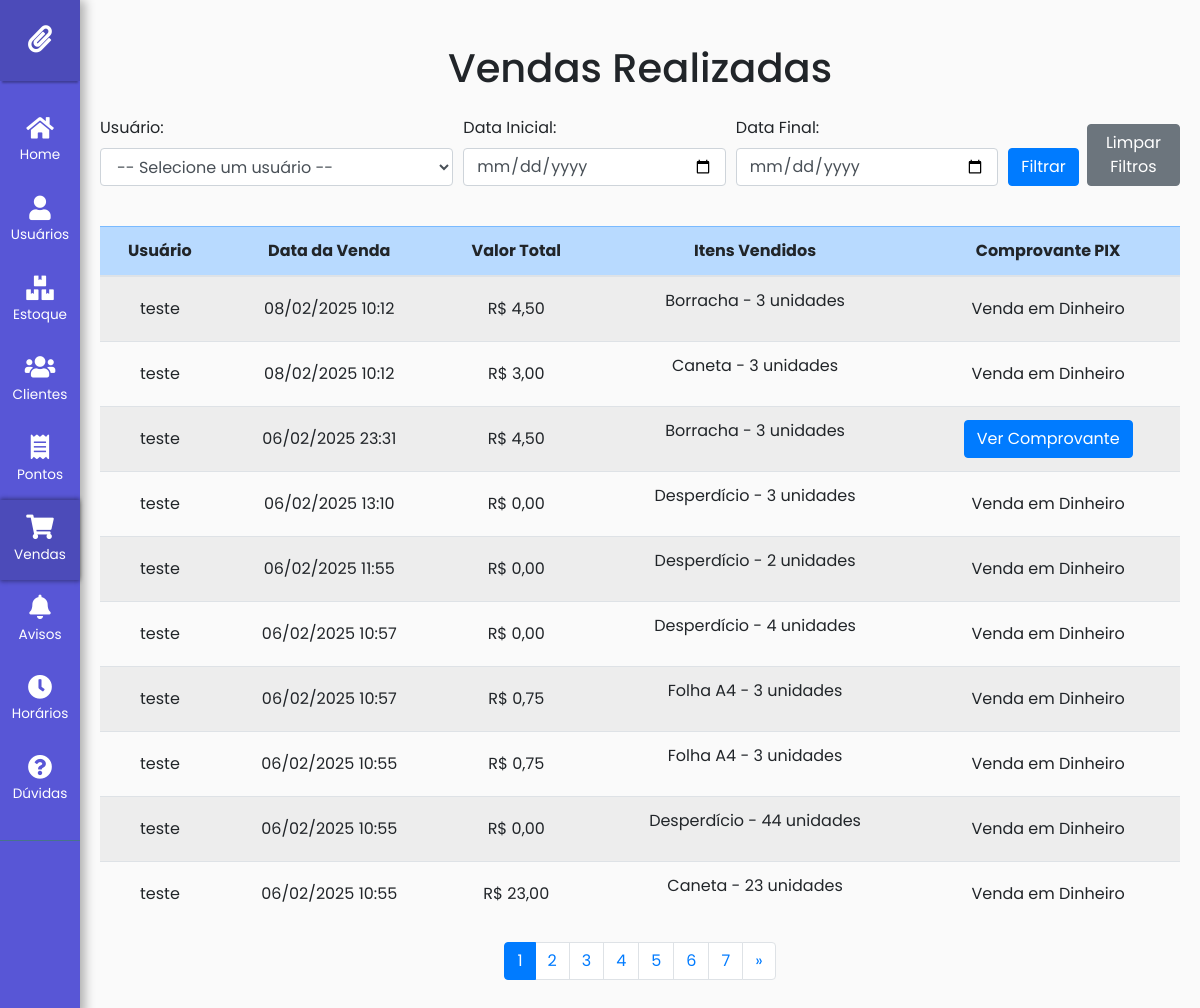
The page /vendas-admin/ (signed in) on the database its author committed.
### core/models.py (models this page shows, shortened)
class Carrinho(models.Model):
    user = models.ForeignKey(settings.AUTH_USER_MODEL, on_delete=models.CASCADE)  # Atualiza para usar o modelo de usuário configurado
    ativo = models.BooleanField(default=True)
    comprovante_pix = models.ImageField(upload_to='comprovantes_pix/', null=True, blank=True)
    data_venda = models.DateTimeField(null=True, blank=True)  # Data e hora da venda
    valor_total = models.DecimalField(max_digits=10, decimal_places=2, null=True, blank=True)  # Valor total da venda

class CustomUser(AbstractUser):
    is_admin = models.BooleanField(default=False)
    primeiro_acesso = models.BooleanField(default=True)

class ItemCarrinho(models.Model):
    carrinho = models.ForeignKey(Carrinho, related_name='itens', on_delete=models.CASCADE)
    item_estoque = models.ForeignKey(ItemEstoque, on_delete=models.CASCADE)
    quantidade = models.PositiveIntegerField()
    preco_unitario = models.DecimalField(max_digits=10, decimal_places=2)

class ItemEstoque(models.Model):
    nome = models.CharField(max_length=100)
    foto = models.ImageField(upload_to='estoque/', null=False, default='path/to/default/image.jpg')  # Definindo uma imagem padrão
    valor = models.DecimalField(max_digits=10, decimal_places=2)
    quantidade = models.IntegerField()
    prioridade = models.BooleanField(default=False)  # Campo de prioridade

### core/views.py (the view)
# urls.py: path('vendas-admin/', views.vendas_admin, name='vendas-admin'),
@user_passes_test(is_admin)
def vendas_admin(request):
    if 'limpar_filtros' in request.GET:
        return redirect('vendas-admin')
    data_inicial = request.GET.get('data_inicial', None)
    data_final = request.GET.get('data_final', None)
    usuario = request.GET.get('usuario', None)
    vendas = Carrinho.objects.all()
    if usuario:
        vendas = vendas.filter(user=usuario)
    if data_inicial:
        vendas = vendas.filter(data_venda__gte=data_inicial)
    if data_final:
        vendas = vendas.filter(data_venda__lte=data_final)
    vendas = vendas.order_by('-data_venda')
    paginator = Paginator(vendas, 10)  # Mostra 10 vendas por página
    page_number = request.GET.get('page')
    page_obj = paginator.get_page(page_number)
    usuarios = CustomUser.objects.all()
    return TemplateResponse(request, 'core/vendas_admin.html', {
        'page_obj': page_obj,
        'usuarios': usuarios,
    })

### core/views.py (called while the page is built)
def is_admin(user):
    return user.is_staff

### core/templates/core/vendas_admin.html (shortened to what this page needs)
{% extends base_template %}
{% load static %}
{% block body %}
    <div class="container mt-4 vendas-admin-container">
        <h1 class="text-center mb-4">Vendas Realizadas</h1>
        <form method="GET" class="mb-4">
            <div class="form-row">
                <div class="form-group col-md-4">
                    <label for="usuario">Usuário:</label>
                    <select name="usuario" id="usuario" class="form-control">
                        <option value="">-- Selecione um usuário --</option>
                    </select>
                </div>
                <div class="form-group col-md-3">
                    <label for="data_inicial">Data Inicial:</label>
                    <input type="date" id="data_inicial" name="data_inicial" class="form-control" value="{{ request.GET.data_inicial }}">
                </div>
                <div class="form-group col-md-3">
                    <label for="data_final">Data Final:</label>
                    <input type="date" id="data_final" name="data_final" class="form-control" value="{{ request.GET.data_final }}">
                </div>
                <div class="form-group col-md-2 d-flex align-items-end">
                    <button type="submit" class="btn btn-primary mr-2">Filtrar</button>
                    <a href="?limpar_filtros=true" class="btn btn-secondary">Limpar Filtros</a>
                </div>
            </div>
        </form>
        <div class="table-responsive text-center">
            <table class="table table-striped table-hover">
                <thead class="table-primary">
                    <tr>
                        <th>Usuário</th>
                        <th>Data da Venda</th>
                        <th>Valor Total</th>
                        <th>Itens Vendidos</th>
                        <th>Comprovante PIX</th>
                    </tr>
                </thead>
                <tbody>
                    {% for venda in page_obj %}
                        {% if venda.valor_total != None %}
                            <tr>
                                <td class="align-middle">{{ venda.user.username }}</td>
                                <td class="align-middle">{{ venda.data_venda|date:"d/m/Y H:i" }}</td>
                                <td class="align-middle">R$ {{ venda.valor_total }}</td>
                                <td class="align-middle">
                                    <ul class="list-unstyled">
                                        {% for item in venda.itens.all %}
                                            <li>{{ item.item_estoque.nome }} - {{ item.quantidade }} unidades</li>
                                        {% endfor %}
                                    </ul>
                                </td>
                                <td class="align-middle">
                                    {% if venda.comprovante_pix %}
                                        <button
                                            class="btn btn-primary btn-comprovante"
                                            data-toggle="modal"
                                            data-target="#modalComprovante"
                                            data-comprovante="/media/comprovantes_pix/{{ venda.comprovante_pix.name }}">
                                            Ver Comprovante
                                        </button>
                                    {% else %}
                                        Venda em Dinheiro
                                    {% endif %}
                                </td>
                            </tr>
                        {% endif %}
                    {% empty %}
                        <tr>
                            <td colspan="5" class="text-center">Nenhuma venda encontrada.</td>
                        </tr>
                    {% endfor %}
                </tbody>
            </table>
        </div>
        <div class="d-flex justify-content-center">
            <nav aria-label="Page navigation">
                <ul class="pagination">
                    {% for num in page_obj.paginator.page_range %}
                        <li class="page-item {% if page_obj.number == num %}active{% endif %}">
                            <a class="page-link" href="?page={{ num }}">{{ num }}</a>
                        </li>
                    {% endfor %}
                    {% if page_obj.has_next %}
                        <li class="page-item">
                            <a class="page-link" href="?page={{ page_obj.next_page_number }}" aria-label="Next">
                                <span aria-hidden="true">&raquo;</span>
                            </a>
                        </li>
                    {% endif %}
                </ul>
            </nav>
        </div>
{% endblock %}

### static/css/base.css (style rules this page uses)
body { font-family: 'Poppins', sans-serif; background: #fafafa; }
a, a:hover, a:focus { color: inherit; text-decoration: none; transition: all 0.3s; }
i, span { display: inline-block; }

### rows shown on the page
Carrinho: user.username "teste", data_venda "08/02/2025 10:12", valor_total "4,50", comprovante_pix "Venda em Dinheiro"
ItemCarrinho: item_estoque.nome "Borracha", quantidade "3"
Carrinho: user.username "teste", data_venda "08/02/2025 10:12", valor_total "3,00", comprovante_pix "Venda em Dinheiro"
ItemCarrinho: item_estoque.nome "Caneta", quantidade "3"
Carrinho: user.username "teste", data_venda "06/02/2025 23:31", valor_total "4,50"
ItemCarrinho: item_estoque.nome "Borracha", quantidade "3"
Carrinho: user.username "teste", data_venda "06/02/2025 13:10", valor_total "0,00", comprovante_pix "Venda em Dinheiro"
ItemCarrinho: item_estoque.nome "Desperdício", quantidade "3"
Carrinho: user.username "teste", data_venda "06/02/2025 11:55", valor_total "0,00", comprovante_pix "Venda em Dinheiro"
ItemCarrinho: item_estoque.nome "Desperdício", quantidade "2"
Carrinho: user.username "teste", data_venda "06/02/2025 10:57", valor_total "0,00", comprovante_pix "Venda em Dinheiro"
ItemCarrinho: item_estoque.nome "Desperdício", quantidade "4"
Carrinho: user.username "teste", data_venda "06/02/2025 10:57", valor_total "0,75", comprovante_pix "Venda em Dinheiro"
ItemCarrinho: item_estoque.nome "Folha A4", quantidade "3"
Carrinho: user.username "teste", data_venda "06/02/2025 10:55", valor_total "0,75", comprovante_pix "Venda em Dinheiro"
ItemCarrinho: item_estoque.nome "Folha A4", quantidade "3"
Carrinho: user.username "teste", data_venda "06/02/2025 10:55", valor_total "0,00", comprovante_pix "Venda em Dinheiro"
ItemCarrinho: item_estoque.nome "Desperdício", quantidade "44"
Carrinho: user.username "teste", data_venda "06/02/2025 10:55", valor_total "23,00", comprovante_pix "Venda em Dinheiro"
ItemCarrinho: item_estoque.nome "Caneta", quantidade "23"

### other values the page prints
{{ num }} "1" "2" "3" "4" "5" "6" "7"
